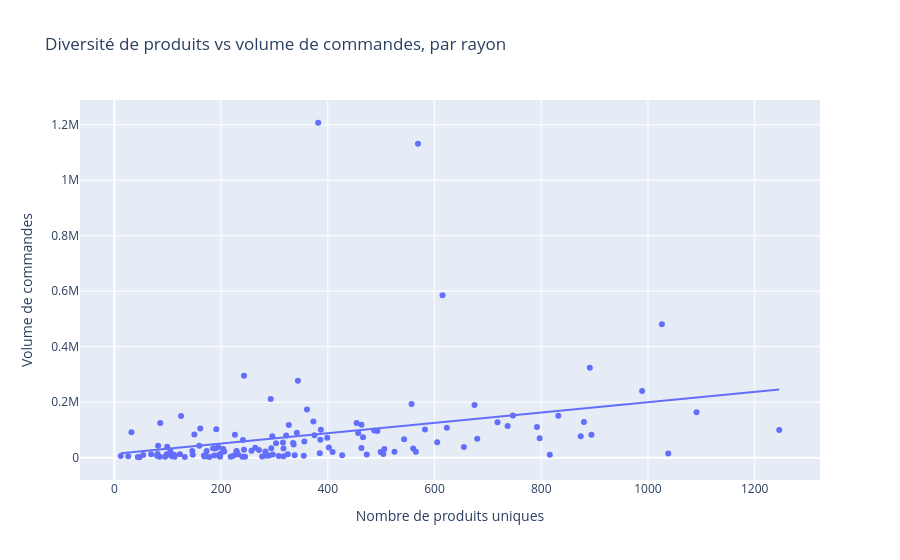

Notebook cell for this chart:
### Markdown cell above
**Résultat du test statistique :**
- Coefficient de corrélation de Pearson : 0,299
- P-value : 0,00051 (< 0,05, donc statistiquement significatif)

**Interprétation :** il existe bien une corrélation positive entre la diversité de produits d'un rayon et son volume de commandes, et cette relation est statistiquement significative (peu probable qu'elle soit due au hasard). 
Cependant, la force de cette corrélation reste faible à modérée (0,299 sur une échelle de -1 à +1) : la diversité de produits n'explique qu'une partie limitée des écarts de volume entre rayons. 
D'autres facteurs (emplacement en magasin, prix, habitudes d'achat, fréquence de consommation du type de produit) jouent probablement un rôle au moins aussi important.

**Implication business :** élargir l'assortiment d'un rayon pourrait avoir un effet positif sur ses ventes, mais ce levier seul ne suffira probablement pas à expliquer ou corriger de grands écarts de performance entre rayons il faudrait le combiner à d'autres actions (mise en avant, emplacement en magasin).

### Code cell
fig = px.scatter(
    aisle_stats,
    x="product_diversity",
    y="order_volume",
    hover_name="aisle",
    title="Diversité de produits vs volume de commandes, par rayon",
    labels={"product_diversity": "Nombre de produits uniques", "order_volume": "Volume de commandes"},
    trendline="ols",
)
fig.show()

### Figure 1 — Plotly figure (JSON) as saved in the notebook; plotly's stock layout.template omitted (floating-point values rounded to 4 significant figures; data arrays with more than 128 entries replaced by an {"elided": "..."} marker saying what was removed)
{"data": [{"hovertemplate": "<b>%{hovertext}</b><br><br>Nombre de produits uniques=%{x}<br>Volume de commandes=%{y}<extra></extra>", "hovertext": {"elided": "132 str values"}, "legendgroup": "", "marker": {"color": "#636efa", "symbol": "circle"}, "mode": "markers", "name": "", "orientation": "v", "showlegend": false, "type": "scatter", "x": {"elided": "132 int values"}, "xaxis": "x", "y": {"elided": "132 int values"}, "yaxis": "y"}, {"hovertemplate": "<b>OLS trendline</b><br>order_volume = 186.639 * product_diversity + 13381.2<br>R<sup>2</sup>=0.089124<br><br>Nombre de produits uniques=%{x}<br>Volume de commandes=%{y} <b>(trend)</b><extra></extra>", "legendgroup": "", "marker": {"color": "#636efa", "symbol": "circle"}, "mode": "lines", "name": "", "showlegend": false, "type": "scatter", "x": {"elided": "132 int values"}, "xaxis": "x", "y": {"elided": "132 float values"}, "yaxis": "y"}], "layout": {"legend": {"tracegroupgap": 0}, "title": {"text": "Diversité de produits vs volume de commandes, par rayon"}, "xaxis": {"anchor": "y", "domain": [0, 1], "title": {"text": "Nombre de produits uniques"}}, "yaxis": {"anchor": "x", "domain": [0, 1], "title": {"text": "Volume de commandes"}}}}
